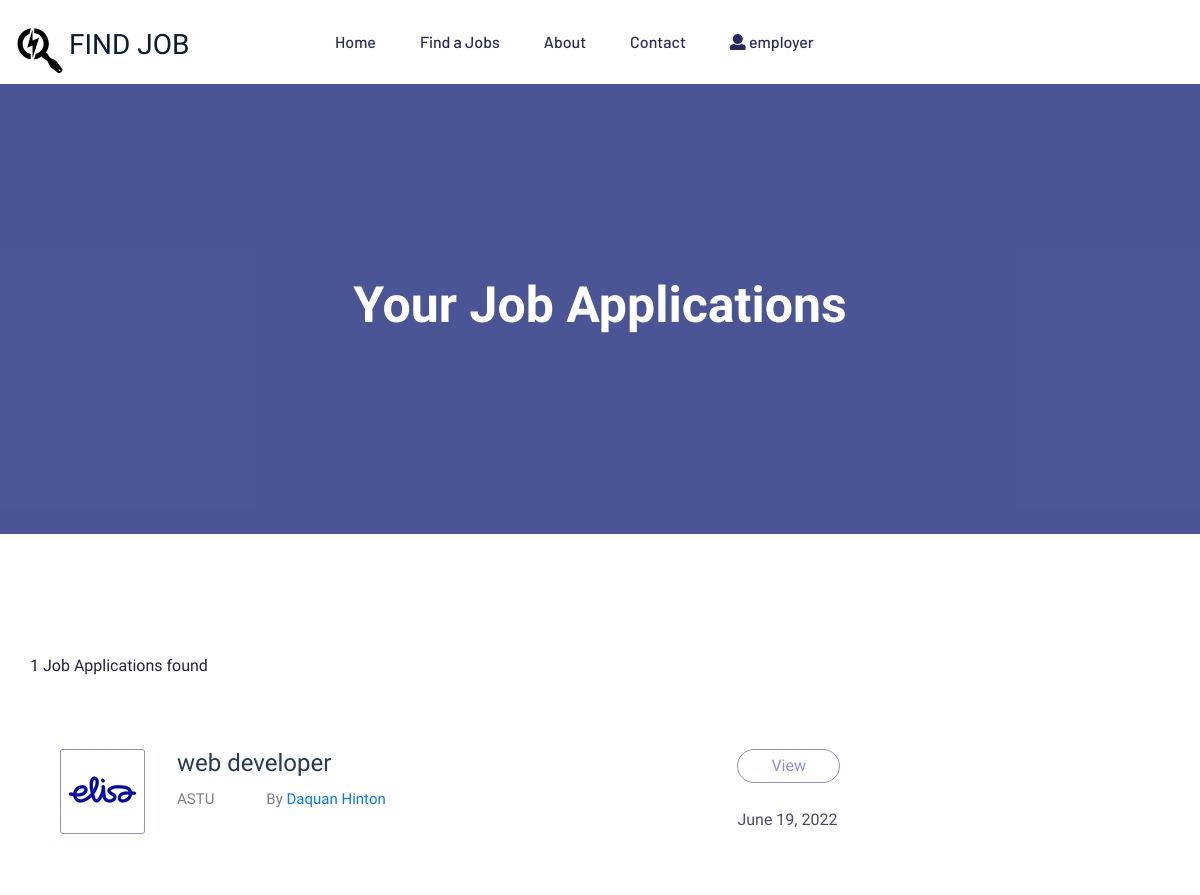
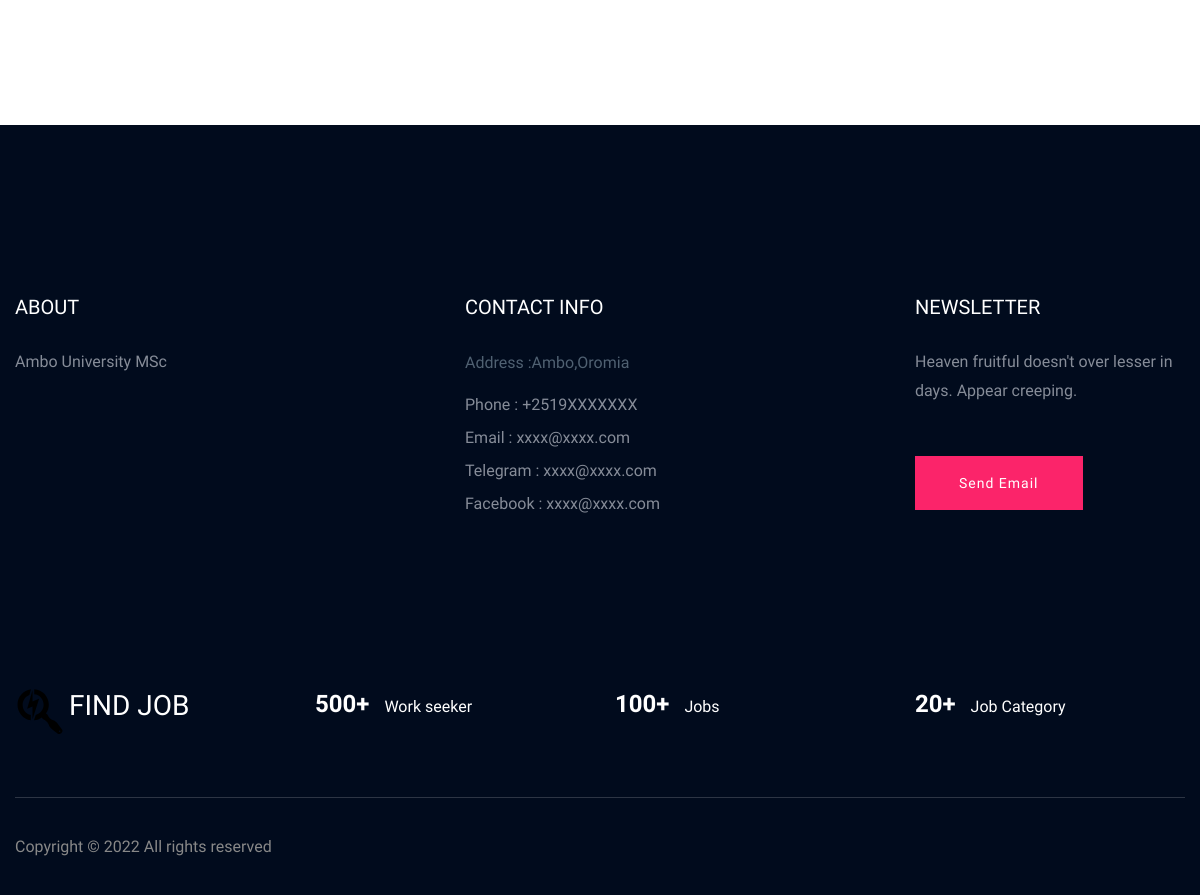
/job-application-list (signed in), run on the app's committed database (2 pictures, top to bottom).
### apps/user/models.py (models this page shows, shortened)
class User(AbstractUser):
    gender = models.CharField(max_length=2,choices=GENDER_CHOICES)
    phone = models.CharField(max_length=20)
    region = models.CharField(max_length=30,choices=REGION_CHOICES)
    city = models.CharField(max_length=15,choices=CITY_CHOICE)
    created_at = models.DateTimeField(auto_now_add=True)
    updated_at = models.DateTimeField(auto_now=True)
    user_type = models.CharField(max_length=20,choices=USER_TYPE_CHOICE,default="APPLICANT")
    def is_admin(self):
        return self.user_type=="ADMIN" and self.is_superuser
    def is_employer(self):
        return self.user_type == "EMPLOYEE"

class Applicant(models.Model):
    user = models.OneToOneField(User, on_delete=models.CASCADE)
    education_level = models.CharField(max_length=15,choices=EDUCATIONAL_LEVEL_CHOICES)
    resume = models.FileField(upload_to='./cv',blank=True,null=True)

### apps/jobsearch/models.py (models this page shows, shortened)
class Application(models.Model):
    user = models.ForeignKey(Applicant,on_delete=models.CASCADE)
    job = models.ForeignKey(Job,on_delete=models.DO_NOTHING)
    resume = models.FileField(upload_to='./cv',blank=True,null=True)
    created_at = models.DateTimeField(auto_now_add=True)
    updated_at = models.DateTimeField(auto_now=True)
    status = models.CharField(max_length=20, choices=APPLICATION_STATUS_CHOICES,default="PENDING")
    about_yourself = models.TextField(null=True,blank=True)

class Job(models.Model):
    company = models.ForeignKey(Company,on_delete=models.CASCADE)
    start_date = models.DateField()
    end_date = models.DateField()
    title = models.CharField(max_length=300)
    description = models.TextField()
    category = models.CharField(max_length=40,choices=JOB_CATEGORIES)
    requirement = models.TextField(help_text='requirements for job')
    education_level = models.CharField(max_length=15,choices=EDUCATIONAL_LEVEL_CHOICES)
    experience = models.TextField(help_text='required experience for job')
    experience_year = models.IntegerField(default=0)
    salary = models.IntegerField(default=0)
    type = models.CharField(max_length=15,choices=JOB_TYPE_CHOICES)
    region = models.CharField(max_length=30,choices=REGION_CHOICES)
    vacancy = models.IntegerField(default=1)
    created_at = models.DateTimeField(auto_now_add=True)
    updated_at = models.DateTimeField(auto_now=True)

class Company(models.Model):
    employee = models.OneToOneField(Employer, on_delete=models.CASCADE)
    name = models.CharField(max_length=300)
    region = models.CharField(max_length=30,choices=REGION_CHOICES)
    city = models.CharField(max_length=15,choices=CITY_CHOICE)
    document = models.FileField(upload_to="company",blank=True,null=True)
    description = models.TextField()
    created_at = models.DateTimeField(auto_now_add=True)
    updated_at = models.DateTimeField(auto_now=True)
    email = models.EmailField()
    status = models.BooleanField(default=False)

### apps/jobsearch/views.py (the view)
# urls.py: path('job-application-list',views.job_application_list,name='job-application-list'),
@login_required
def job_application_list(request):
    applications = Application.objects.all()
    context = {
        'applications': applications
    }
    return render(request, 'jobsearch/job_application_list.html', context=context)

### apps/jobsearch/templates/jobsearch/job_application_list.html
{% extends 'base.html' %}
{%load static%}
{%block content%}
        <div class="slider-area ">
            <div class="single-slider section-overly slider-height2
            d-flex align-items-center">
                <div class="container">
                    <div class="row">
                        <div class="col-xl-12">
                            <div class="hero-cap text-center">
                                <h2>Your job Applications</h2>
                            </div>
                        </div>
                    </div>
                </div>
            </div>
        </div>
        <div class="job-listing-area pt-120 pb-120">
            <div class="container">
                <div class="row">
                    <div class="col-xl-9 col-lg-9 col-md-8">
                        <section class="featured-job-area">
                            <div class="container">
                                <div class="row">
                                    <div class="col-lg-12">
                                        <div class="count-job mb-35">
                                            <span>{{applications.count}} Job Applications found</span>
                                        </div>
                                    </div>
                                </div>
                              {%if applications %}
                                {% for application in applications %}
                                <div class="single-job-items mb-30">
                                    <div class="job-items">
                                        <div class="company-img">
                                            <a href="#"><img src="{% static 'assets/img/icon/job-list2.png' %}" alt=""></a>
                                        </div>
                                        <div class="job-tittle job-tittle2">
                                            <a href="#">
                                                <h4>{{application.job.title|truncatechars:30}}</h4>
                                            </a>
                                            <ul>
                                                <li>{{application.job.company.name}}</li>
                                                <li>
                                                    <span>By </span>
                                                    <a class="text-primary" href="#">
                                                        {{application.user.user.first_name}} {{application.user.user.last_name}}
                                                    </a>
                                                </li>
                                            </ul>
                                        </div>
                                    </div>
                                    <div class="items-link items-link2 f-right">
                                        <a href="{%url 'job-application-detail' application.id%}">View</a>
                                        <span>{{application.created_at|date}}</span>
                                    </div>
                                </div>
                                {%endfor%}
                                {%else%}
                                <h3>You didn't Apply for any job</h3>
                              {%endif %}
                            </div>
                        </section>
                    </div>
                </div>
            </div>
        </div>
     {%endblock%}

### templates/includes/header.html (shortened to what this page needs)
<header>
  <div class="header-area header-transparrent">
    <div class="headder-top header-sticky">
      <div class="container">
        <div class="row align-items-center">
          <div class="col-lg-3 col-md-2">
            <div class="logo mt-3">
              <a href="{%url 'home' %}">
                <h3 class="d-inline">FIND JOB</h3>
              </a>
            </div>
          </div>
          <div class="col-lg-9 col-md-9">
            <div class="menu-wrapper">
              <div class="main-menu">
                <nav class="d-none d-lg-block">
                  <ul id="navigation">
                    <li><a href="{% url 'home' %}">Home</a></li>
                    <li><a href="{% url 'job-list'%}">Find a Jobs </a></li>
                    <li><a href="{% url 'about'%}">About</a></li>
                    <li><a href="{%url 'contact' %}">Contact</a></li>
                    {%if user.is_authenticated %}
                    <li>
                      <a href="#">
                        <i class="fa fa-user"></i>
                        {{user.username}}
                      </a>
                    </li>
                    {% endif %}
                  </ul>
                </nav>
              </div>
            </div>
          </div>
          <div class="col-12">
          </div>
        </div>
      </div>
    </div>
  </div>
</header>

### data on the page
User: username "employer"
Application: job "web developer", job.company.name "ASTU", user.user.first_name "Daquan", user.user.last_name "Hinton", created_at "June 19, 2022"

### other printed values
{{ applications.count }} "1"
